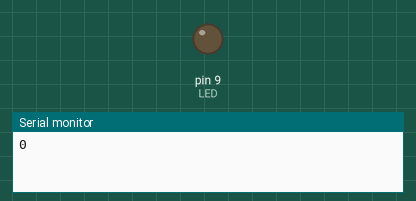
Simulated run of this sketch. Board: Arduino Uno, built with avr-gcc and run on an emulated ATmega328P. Parts: output pins drawn as LEDs (lit = HIGH), the last lines printed to the serial monitor.

Above: at 0.05 s.
At 5.85 s:
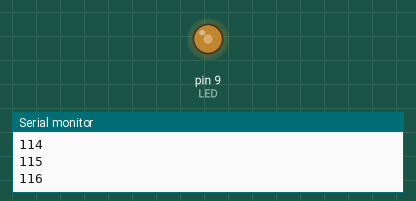
At 11.65 s:
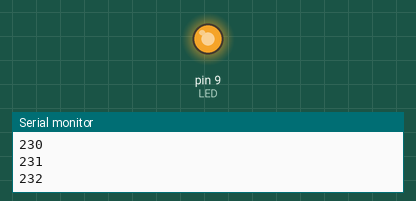
At 23.25 s:
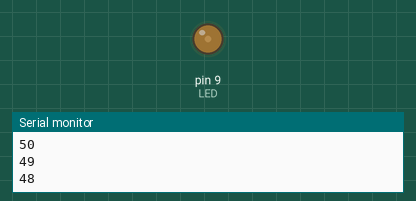
Timing chart, 0 to 33.4 s (numbered marks = the images above):
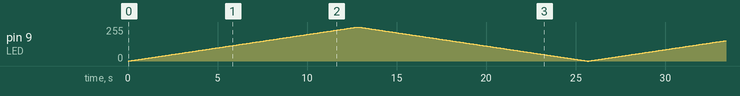

The sketch:

LED_Analog.ino
```cpp
int LED = 9;
int SWITCH = 3;

void setup()
{
  Serial.begin(9600);
  pinMode(SWITCH, INPUT_PULLUP);
  pinMode(LED, OUTPUT);
}

void loop()
{
  for( int Light = 0; Light <= 255; Light++)
  {
    analogWrite(LED,Light);
    Serial.println(Light);
    delay(50);
  }

  for( int Light = 255; Light >= 0; Light--)
  {
    analogWrite(LED,Light);
    Serial.println(Light);
    delay(50);
  }
}
```
